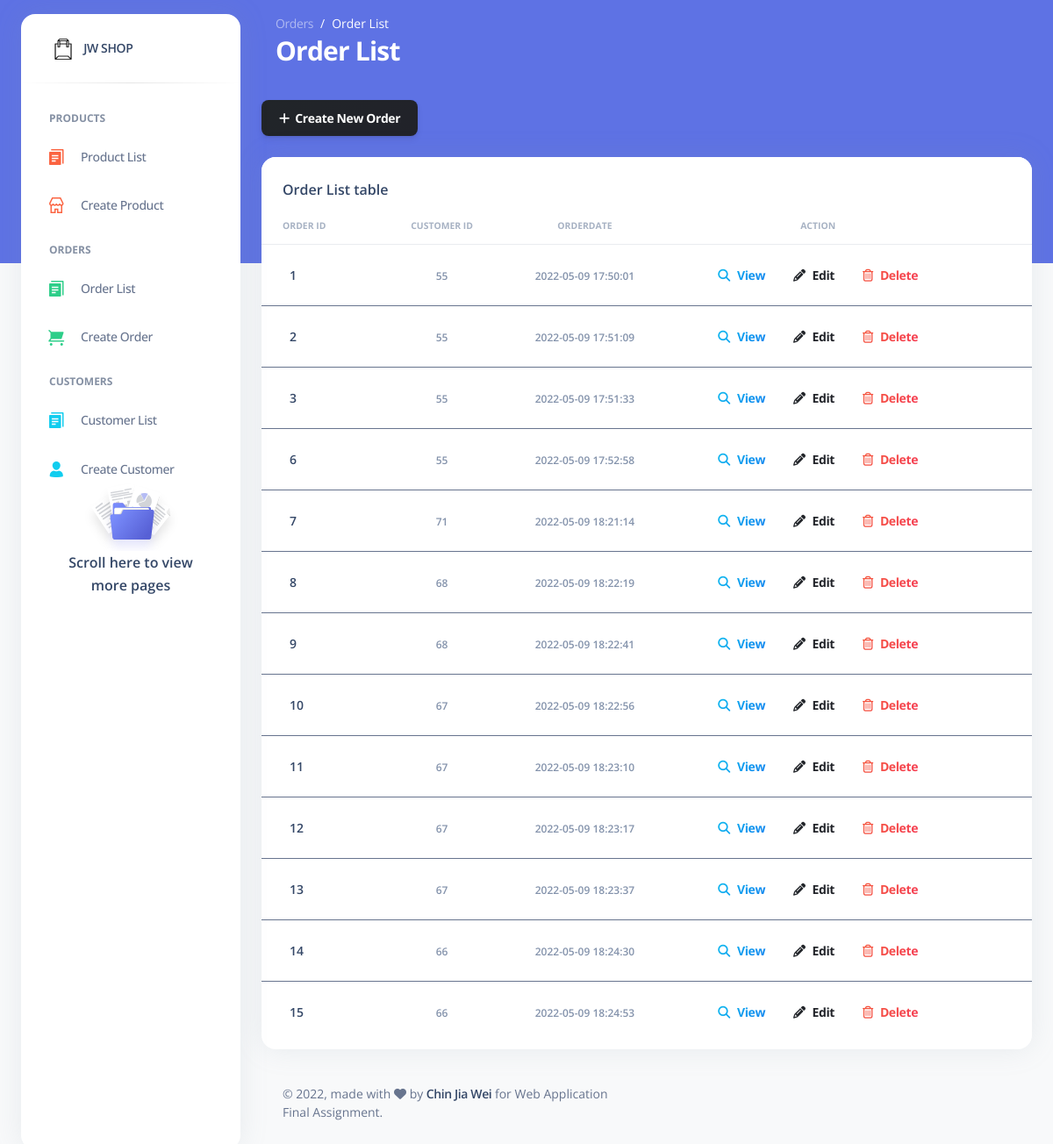
/order_summary.php (signed in), run on the app's committed database.
### tables this page shows
CREATE TABLE IF NOT EXISTS `ordersummary` (
  `order_id` int(11) NOT NULL AUTO_INCREMENT,
  `customer_id` int(255) NOT NULL,
  `orderdate` timestamp NOT NULL DEFAULT CURRENT_TIMESTAMP,
  `modified` timestamp NOT NULL DEFAULT CURRENT_TIMESTAMP,
  PRIMARY KEY (`order_id`)
);

### order_summary.php (the view, shortened to what this page needs)
<!DOCTYPE html>
<html lang="en">
<head>
    <link href="assets/css/nucleo-icons.css" rel="stylesheet" />
    <link href="assets/css/nucleo-svg.css" rel="stylesheet" />
    <link href="assets/css/nucleo-svg.css" rel="stylesheet" />
    <link id="pagestyle" href="assets/css/argon-dashboard.css?v=2.0.2" rel="stylesheet" />
</head>
<?php
include 'database/connection.php';
$query = "SELECT order_id, customer_id, orderdate FROM ordersummary ORDER BY order_id ASC";
$stmt = $con->prepare($query);
$stmt->execute();
$num = $stmt->rowCount();
?>
<body class="g-sidenav-show   bg-gray-100">
    <div class="min-height-300 bg-primary position-absolute w-100"></div>
    <?php
    include 'nav.php';
    ?>
    <main class="main-content position-relative border-radius-lg ">
        <nav class="navbar navbar-main navbar-expand-lg px-0 mx-4 shadow-none border-radius-xl " id="navbarBlur" data-scroll="false">
            <div class="container-fluid py-1 px-3">
                <nav aria-label="breadcrumb">
                    <ol class="breadcrumb bg-transparent mb-0 pb-0 pt-1 px-0 me-sm-6 me-5">
                        <li class="breadcrumb-item text-sm"><a class="opacity-5 text-white" href="javascript:;">Orders</a></li>
                        <li class="breadcrumb-item text-sm text-white active" aria-current="page">Order List</li>
                    </ol>
                    <h3 class="font-weight-bolder text-white mb-0">Order List</h3>
                </nav>
            </div>
        </nav>
        <div class="container-fluid py-4">
            <div class="col-12 text-start pb-4">
                <a class="btn bg-gradient-dark mb-0" href="order_create.php"><i class="fas fa-plus"></i>&nbsp;&nbsp;Create New Order</a>
            </div>
            <div class="row">
                <div class="col-12">
                    <div class="card mb-4">
                        <div class="card-header pb-0">
                            <h6>Order List table</h6>
                        </div>
                        <div class="card-body px-0 pt-0 pb-2">
                            <div class="table-responsive p-0">
                                <?php if ($num > 0) { ?>
                                    <table class="table align-items-center mb-0">
                                        <thead>
                                            <tr>
                                                <th class="text-uppercase text-secondary text-xxs font-weight-bolder opacity-7">Order ID</th>
                                                <th class="text-center text-uppercase text-secondary text-xxs font-weight-bolder opacity-7">Customer ID</th>
                                                <th class="text-center text-uppercase text-secondary text-xxs font-weight-bolder opacity-7">OrderDate</th>
                                                <th class="text-center text-uppercase text-secondary text-xxs font-weight-bolder opacity-7">Action</th>
                                                <th class="text-secondary opacity-7"></th>
                                            </tr>
                                        </thead>
                                    <?php
                                    while ($row = $stmt->fetch(PDO::FETCH_ASSOC)) {
                                        extract($row);
                                        echo "<tbody>";
                                        echo "<tr>";
                                        echo "<td>";
                                        echo "<div class='d-flex px-4 py-3'>";
                                        echo "<div class='d-flex flex-column justify-content-center'>";
                                        echo "<h6 class='mb-0 text-sm'>{$order_id}</h6>";
                                        echo "</div>";
                                        echo "</div>";
                                        echo "</td>";
                                        echo "<td class='align-middle text-center text-sm'>";
                                        echo "<span class='text-secondary text-xs font-weight-bold'>{$customer_id}</span>";
                                        echo "</td>";
                                        echo "<td class='align-middle text-center'>";
                                        echo "<span class='text-secondary text-xs font-weight-bold'>{$orderdate}</span>";
                                        echo "</td>";
                                        echo "<td class='align-middle text-center'>";
                                        echo "<a class='btn btn-link text-info text-gradient px-3 mb-0' href='order_detail.php?id={$order_id}'><i class='fas fa-search me-2'></i>View</a>";
                                        echo "<a class='btn btn-link text-dark text-gradient px-3 mb-0' href='order_update.php?id={$order_id}'><i class='fas fa-pencil-alt text-dark me-2'></i>Edit</a>";
                                        echo "<a class='btn btn-link text-danger text-gradient px-3 mb-0' onclick='delete_user({$order_id})'><i class='far fa-trash-alt me-2'></i>Delete</a>";
                                        echo "</td>";
                                    }
                                    echo "</table>";
                                }
                                else {
                                    echo "<div class='alert alert-danger'>No records found.</div>";
                                }
                                    ?>
                            </div>
                        </div>
                    </div>
                </div>
            </div>
            <?php
            include("footer.php");
            ?>
</body>
</html>

### data on the page
ordersummary: order_id "1", customer "55", orderdate "2022-05-09 17:50:01"
ordersummary: order_id "2", customer "55", orderdate "2022-05-09 17:51:09"
ordersummary: order_id "3", customer "55", orderdate "2022-05-09 17:51:33"
ordersummary: order_id "6", customer "55", orderdate "2022-05-09 17:52:58"
ordersummary: order_id "7", customer "71", orderdate "2022-05-09 18:21:14"
ordersummary: order_id "8", customer "68", orderdate "2022-05-09 18:22:19"
ordersummary: order_id "9", customer "68", orderdate "2022-05-09 18:22:41"
ordersummary: order_id "10", customer "67", orderdate "2022-05-09 18:22:56"
ordersummary: order_id "11", customer "67", orderdate "2022-05-09 18:23:10"
ordersummary: order_id "12", customer "67", orderdate "2022-05-09 18:23:17"
ordersummary: order_id "13", customer "67", orderdate "2022-05-09 18:23:37"
ordersummary: order_id "14", customer "66", orderdate "2022-05-09 18:24:30"
ordersummary: order_id "15", customer "66", orderdate "2022-05-09 18:24:53"
